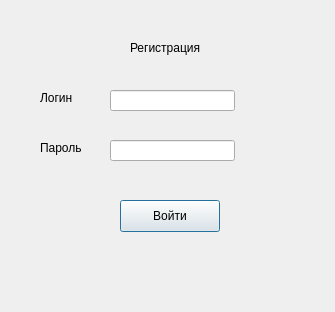
<?xml version="1.0" encoding="UTF-8"?>
<ui version="4.0">
 <class>registrationwindow</class>
 <widget class="QDialog" name="registrationwindow">
  <property name="geometry">
   <rect>
    <x>0</x>
    <y>0</y>
    <width>335</width>
    <height>312</height>
   </rect>
  </property>
  <property name="windowTitle">
   <string>registrationwindow</string>
  </property>
  <widget class="QLineEdit" name="lePassword">
   <property name="geometry">
    <rect>
     <x>110</x>
     <y>140</y>
     <width>125</width>
     <height>21</height>
    </rect>
   </property>
  </widget>
  <widget class="QLabel" name="lbLogin">
   <property name="geometry">
    <rect>
     <x>40</x>
     <y>90</y>
     <width>58</width>
     <height>16</height>
    </rect>
   </property>
   <property name="text">
    <string>Логин</string>
   </property>
  </widget>
  <widget class="QLineEdit" name="leLogin">
   <property name="geometry">
    <rect>
     <x>110</x>
     <y>90</y>
     <width>125</width>
     <height>21</height>
    </rect>
   </property>
  </widget>
  <widget class="QLabel" name="lbRegistration">
   <property name="geometry">
    <rect>
     <x>130</x>
     <y>40</y>
     <width>80</width>
     <height>16</height>
    </rect>
   </property>
   <property name="text">
    <string>Регистрация</string>
   </property>
  </widget>
  <widget class="QLabel" name="lbPassword">
   <property name="geometry">
    <rect>
     <x>40</x>
     <y>140</y>
     <width>46</width>
     <height>16</height>
    </rect>
   </property>
   <property name="text">
    <string>Пароль</string>
   </property>
  </widget>
  <widget class="QPushButton" name="btnWelcome">
   <property name="geometry">
    <rect>
     <x>120</x>
     <y>200</y>
     <width>100</width>
     <height>32</height>
    </rect>
   </property>
   <property name="text">
    <string>Войти</string>
   </property>
  </widget>
 </widget>
 <resources/>
 <connections/>
</ui>
